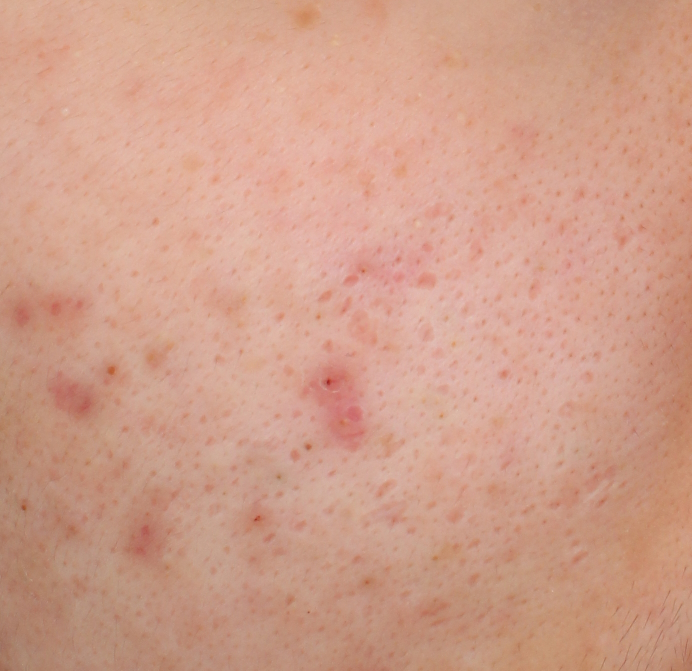
#> input picture test_image.jpg, 1383 x 1341 px, found by its file name (shown at 1/2 size)
$ jupyter execute --allow-errors test_study.ipynb   (older library calls are emulated)
#> lines starting #> are read from the running program, lines starting #| are printed output that depends on the picture; after the words box and inside, x2 and y2 are one past the last pixel; in counts of white or black regions, pixels touching at a corner belong together; long printed decimals are rounded
[cell 1]
from __future__ import print_function
from skimage import io,data,color,exposure,img_as_float
from skimage.transform import resize
import numpy as np
from matplotlib import pyplot as plt
plt.style.use('classic')

[cell 2]
img = io.imread('/home/mixslice/Develop/cskin/skimage_example/auto_examples_jupyter/test_image.jpg')
#> img is the input picture: shape (1341, 1383, 3); mean R, G, B 207.9, 158.2, 138.3
# 改变尺寸
img = resize(img,(300,300))
#> img: shape (300, 300, 3) float64

# uint8 -- float64 彩色变成灰度，则range（0，255）－－（0，1）
img = img_as_float(img)
# print (img.dtype.name)

plt.imshow(img)
plt.show()

[cell 3]
# 颜色转换
img = io.imread('/home/mixslice/Develop/cskin/skimage_example/auto_examples_jupyter/test_image.jpg')
img_gray = color.rgb2gray(img)      # 灰度
img_grey = color.rgb2grey(img)      # 灰度,英美读法
img_hsv = color.rgb2hsv(img)        # 六角锥颜色模型，参数分别是：色调（H），饱和度（S），明度（V）
#> img_hsv: shape (1341, 1383, 3) float64; mean of channels 0, 1, 2 0.0477, 0.337, 0.815
img_lab = color.rgb2lab(img)        #Lab色彩模型是，参数：L表示明度，a表示从洋红色至绿色的范围，b表示从黄色至蓝色的范围
#> img_lab: shape (1341, 1383, 3) float64; mean of channels 0, 1, 2 69.3, 15.8, 17.6
img_hed = color.rgb2hed(img)
#> img_hed: shape (1341, 1383, 3) float64; mean of channels 0, 1, 2 0.00142, 0.00313, 0.0576
img_ch = img_lab[:,:,1]
# img_ch_byte = img_ch.astype(np.uint16) # ?? 为什么

plt.subplot(231),plt.imshow(img_gray,cmap='gray')
plt.subplot(232),plt.imshow(img_grey,cmap='gray')
plt.subplot(233),plt.imshow(img_hsv)
plt.subplot(234),plt.imshow(img_hed)
plt.subplot(235),plt.imshow(img_ch,cmap='gray')
plt.subplot(236), plt.hist(img_ch.ravel(), bins=256)

# 简洁方法
# image_hsv = color.convert_colorspace(img, 'RGB', 'HSV')
# plt.imshow(image_hsv)

plt.show()
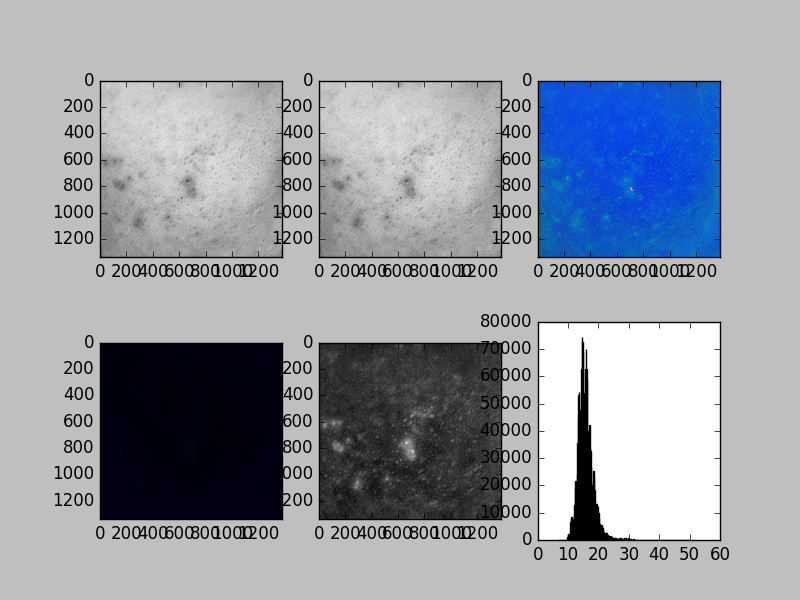
#> figure drawn by matplotlib, 6 panels; panel 6: tallest bar 74442 high, from x = 14.43 to 14.6

[cell 4]
p2, p98 = np.percentile(img_ch, (0.01, 99.9))
#> p2 = 8.76; p98 = 32.85
ch1 = exposure.rescale_intensity(img_ch, in_range=(p2, p98))
ch1_byte = ch1.astype(np.uint16)
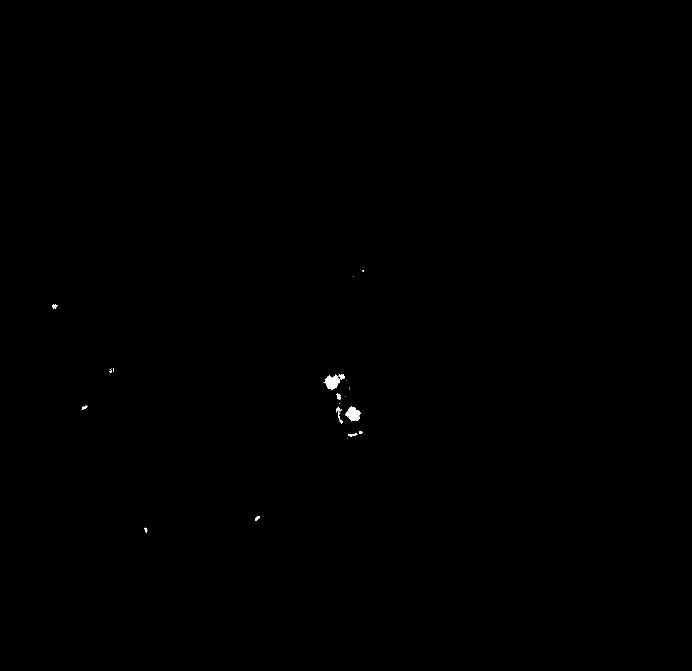
#> ch1_byte: shape (1341, 1383) uint16 (shown at 1/2 size); values 0 (black) and 1 (white), 0.1% white; 36 white regions (22 under 20 px), largest, box (x1, y1, x2, y2) and area: (647, 748, 690, 780) 702, (691, 812, 722, 842) 589, (696, 866, 714, 874) 80

plt.subplot(221), plt.imshow(img_ch,cmap='gray')
plt.subplot(222), plt.imshow(ch1, cmap='gray')
plt.subplot(223), plt.hist(ch1.ravel(), bins=256)
plt.show()
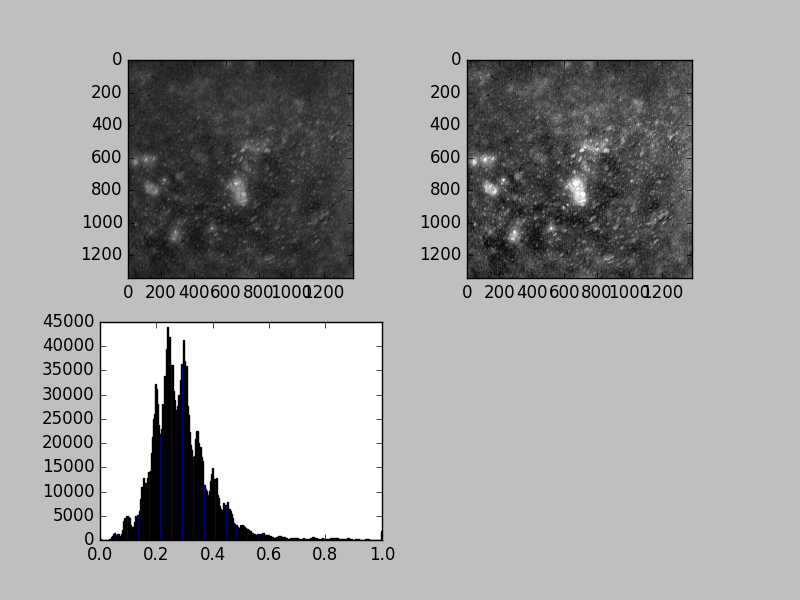
#> figure drawn by matplotlib, 3 panels; panel 3: tallest bar 43906 high, from x = 0.238 to 0.242

[cell 5]
from skimage.filters import threshold_otsu, rank  # 过滤

val = threshold_otsu(ch1)   # 自动获取阈值
#> val = 0.33
print (val)
#| 0.3301
mask = ch1 > val        # 可人工设置
#> mask: shape (1341, 1383) bool; 28% white; 6299 white regions (5352 under 20 px), largest, box (x1, y1, x2, y2) and area: (466, 158, 1383, 1249) 267322, (0, 554, 186, 694) 15380, (83, 717, 256, 863) 12355

plt.subplot(221), plt.imshow(mask, cmap='gray')
plt.subplot(222), plt.hist(ch1.ravel(), bins=256)
plt.axvline(val, color='r', linestyle='dashed', linewidth=2)
plt.show()
#> figure, not shown here; panel 2: tallest bar 43906 high, from x = 0.238 to 0.242

[cell 6]
from skimage.morphology import disk, dilation, closing, watershed

#> (the rest of this cell did not finish here and is left out)

[cell 7]
from skimage.measure import label
# 同属于 morphology 方法内容
dil = dilation(mask, disk(3))
#> dil: shape (1341, 1383) bool; 49.8% white; 985 white regions (2 under 20 px), largest, box (x1, y1, x2, y2) and area: (234, 0, 1383, 1341) 572288, (650, 1094, 991, 1293) 23248, (51, 703, 267, 975) 22774
close = closing(dil, disk(3))
#> close: shape (1341, 1383) bool; 52.4% white; 281 black regions, largest, box (x1, y1, x2, y2) and area: (0, 0, 1251, 1341) 692275, (719, 0, 1270, 319) 81221, (994, 690, 1276, 1071) 34165
##
lbl = label(close)
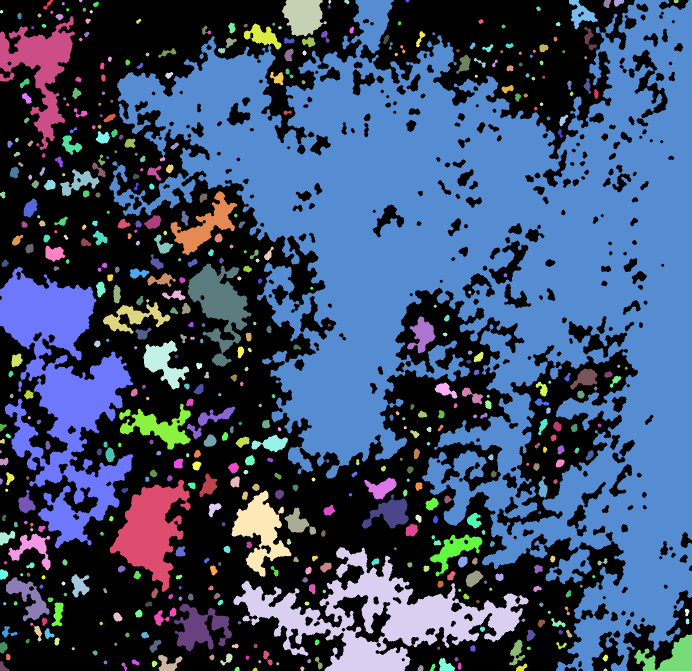
#> lbl: shape (1341, 1383) int32 (shown at 1/2 size); 541 distinct labels, from 0 to 540; one colour per label, 0 black
color_lbl = color.label2rgb(lbl)
# ws = watershed(ch1, lbl)
# io.imsave('ok.jpg',lbl>2,cmap='gray')
plt.subplot(221), plt.imshow(color_lbl)
plt.subplot(222), plt.imshow(lbl)
plt.subplot(223), plt.imshow(lbl > 7, cmap='gray')
#> (the rest of this cell did not finish here and is left out)

[cell 8]
# 1／噪点太多，需要在某个步骤加强
# 2／uint8－－uint16 为什么要这么做
# 3／颜色通道还不够熟练

[cell 9]
lab = color.rgb2lab(img)
ch = lab[:,:,1]
ch_byte = ch.astype(np.uint16)

plt.subplot(221), plt.imshow(ch, cmap='gray')
plt.subplot(222), plt.hist(ch.ravel(), bins=256)
plt.show()
#> figure, not shown here; panel 2: tallest bar 74442 high, from x = 14.43 to 14.6

#> (a cell that did not finish here is left out)

#> (a cell that did not finish here is left out)

# redspot

[cell 12]
from __future__ import print_function

from skimage import io, color, exposure
from skimage.transform import resize
from skimage.morphology import disk, dilation, closing, watershed
from skimage.measure import label
from skimage.feature import peak_local_max
from skimage.filters import threshold_otsu, rank, sobel
import numpy as np
from matplotlib import pyplot as plt

plt.style.use('classic')

[cell 13]
img = io.imread('/home/mixslice/Develop/cskin/skimage_example/auto_examples_jupyter/sample.jpg')
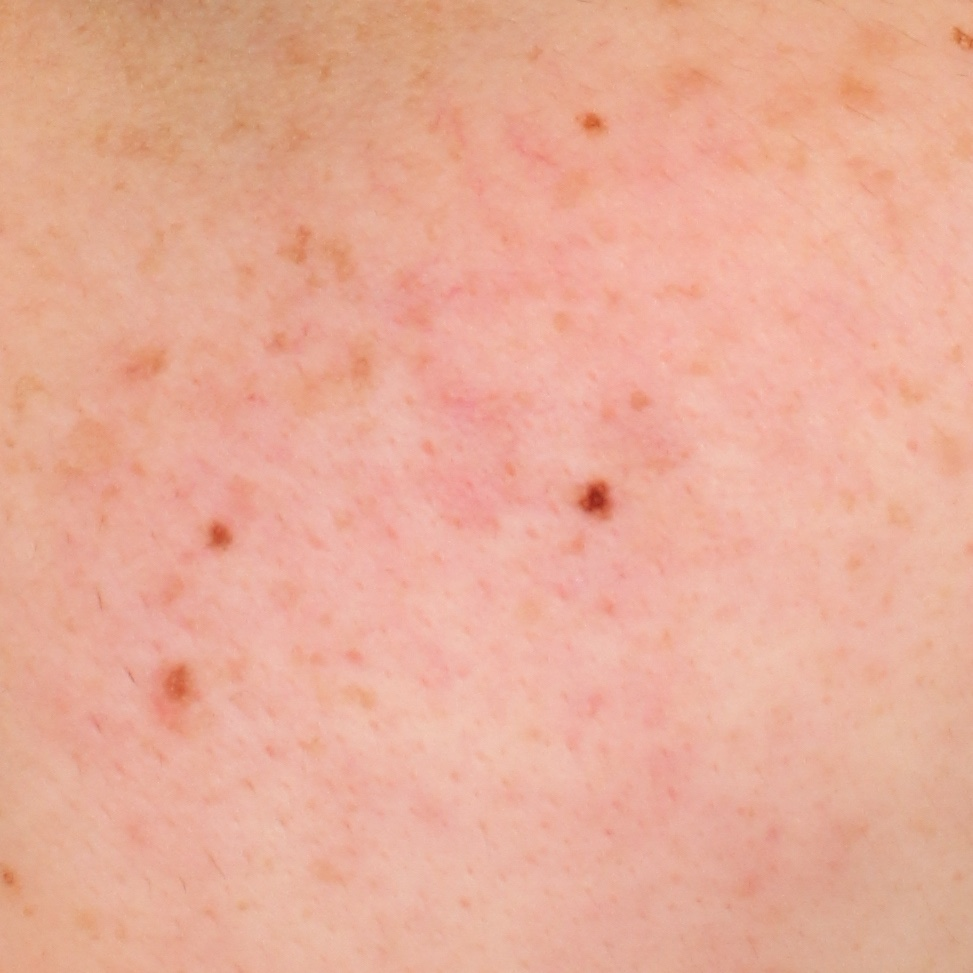
#> input picture sample.jpg, 973 x 973 px, found by its file name
#> img is the input picture: shape (973, 973, 3); mean R, G, B 232.1, 172.3, 151.5
# img_red = io.imread('sample/redspot_2.jpg')

plt.subplot(221), plt.imshow(img)
# plt.subplot(222), plt.imshow(img_red)
plt.show()

img = resize(img, (500, 500), mode='reflect')
#> img: shape (500, 500, 3) float64
# img_red = resize(img_red, (500, 500), mode='reflect')

[cell 14]
lab = color.rgb2lab(img)
#> lab: shape (500, 500, 3) float64; mean of channels 0, 1, 2 75.5, 19.2, 19.3
ch = lab[:,:,1]
ch_byte = ch.astype(np.uint16)
#> ch_byte: shape (500, 500) uint16

plt.subplot(221), plt.imshow(ch, cmap='gray')
plt.subplot(222), plt.hist(ch.ravel(), bins=256)
plt.show()
#> figure, not shown here; panel 2: tallest bar 6448 high, from x = 18.24 to 18.38

[cell 15]
p2, p98 = np.percentile(ch, (2, 98))
#> p2 = 13.99; p98 = 26.69
ch1 = exposure.rescale_intensity(ch, in_range=(p2, p98))
#> ch1: shape (500, 500) float64

plt.subplot(221), plt.imshow(ch1, cmap='gray')
plt.subplot(222), plt.hist(ch1.ravel(), bins=256)
plt.show()
#> figure, not shown here; panel 2: tallest bar 5262 high, from x = 0 to 0.00391

[cell 16]
ch2 = exposure.equalize_hist(ch)

plt.subplot(221), plt.imshow(ch2, cmap='gray')
plt.subplot(222), plt.hist(ch2.ravel(), bins=256)
plt.show()
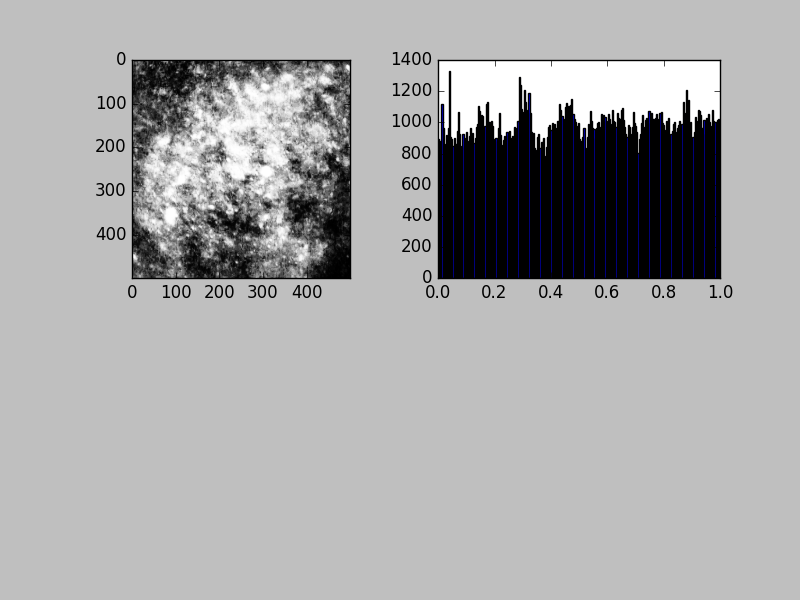
#> figure drawn by matplotlib, 2 panels; panel 2: tallest bar 1328 high, from x = 0.0391 to 0.043

[cell 17]
val = threshold_otsu(ch)
#> val = 19.87
mask = ch > val
#> mask: shape (500, 500) bool; 37.4% white; 433 white regions (341 under 20 px), largest, box (x1, y1, x2, y2) and area: (8, 11, 475, 405) 80138, (293, 374, 406, 491) 4116, (432, 80, 465, 131) 684

plt.subplot(221), plt.imshow(mask, cmap='gray')
plt.subplot(222), plt.hist(ch.ravel(), bins=256)
plt.axvline(val, color='r', linestyle='dashed', linewidth=2)
plt.show()
#> figure, not shown here; panel 2: tallest bar 6448 high, from x = 18.24 to 18.38

[cell 18]
local_otsu = rank.otsu(ch_byte, disk(35))
mask = ch_byte > local_otsu
#> mask: shape (500, 500) bool; 36.2% white; 821 white regions (620 under 20 px), largest, box (x1, y1, x2, y2) and area: (42, 362, 238, 500) 8174, (197, 36, 328, 275) 7834, (299, 246, 470, 360) 5640

plt.subplot(221), plt.imshow(local_otsu, cmap='gray')
plt.subplot(222), plt.imshow(mask, cmap='gray')
plt.show()

[cell 19]
dil = dilation(mask, disk(3))
#> dil: shape (500, 500) bool; 68.1% white; 281 black regions (193 under 20 px), largest, box (x1, y1, x2, y2) and area: (0, 105, 196, 416) 17758, (151, 0, 395, 241) 12693, (205, 155, 354, 335) 7805
close = closing(dil, disk(3))
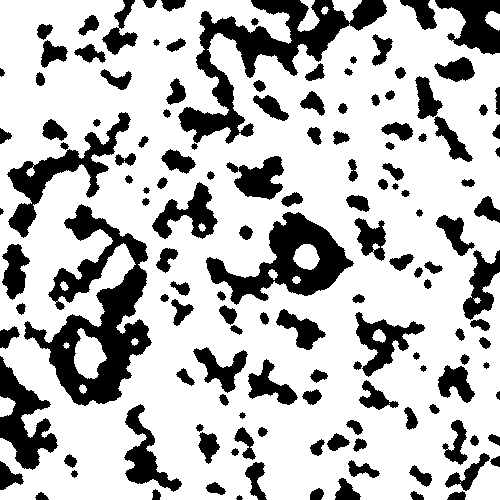
#> close: shape (500, 500) bool; 73.3% white; 142 black regions (1 under 20 px), largest, box (x1, y1, x2, y2) and area: (24, 204, 152, 406) 9805, (178, 0, 387, 144) 8080, (206, 212, 354, 305) 5443
lbl = label(close)
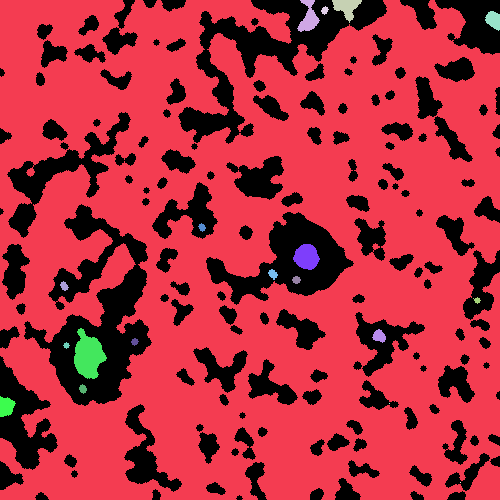
#> lbl: shape (500, 500) int32; 20 distinct labels, from 0 to 19; one colour per label, 0 black
color_lbl = color.label2rgb(lbl)
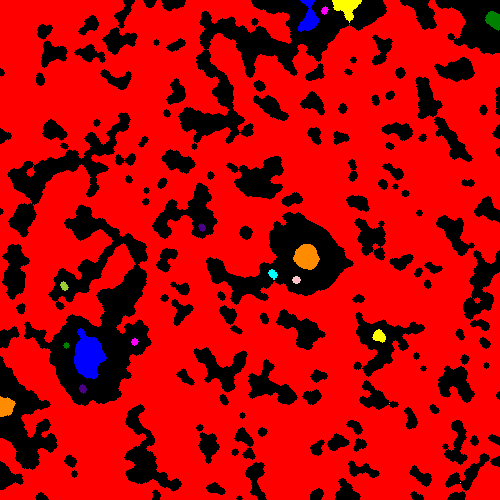
#> color_lbl: shape (500, 500, 3) float64; mean R, G, B 0.726, 0.00466, 0.00671

plt.subplot(221), plt.imshow(color_lbl)
plt.subplot(222), plt.imshow(lbl > 2, cmap='gray')
plt.show()

[cell 20]
grad = rank.gradient(ch_byte, disk(10))
plt.subplot(221), plt.imshow(grad)
plt.show()

[cell 21]
elevation_map = sobel(ch)
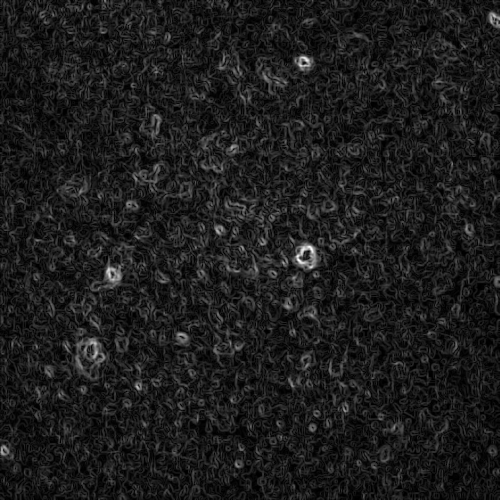
#> elevation_map: shape (500, 500) float64; min 0.000507, max 6.5, mean 0.743; drawn with min black and max white
markers = np.zeros_like(ch)
markers[ch < 3] = 1
markers[ch > 35] = 2
#> (the rest of this cell did not finish here and is left out)
